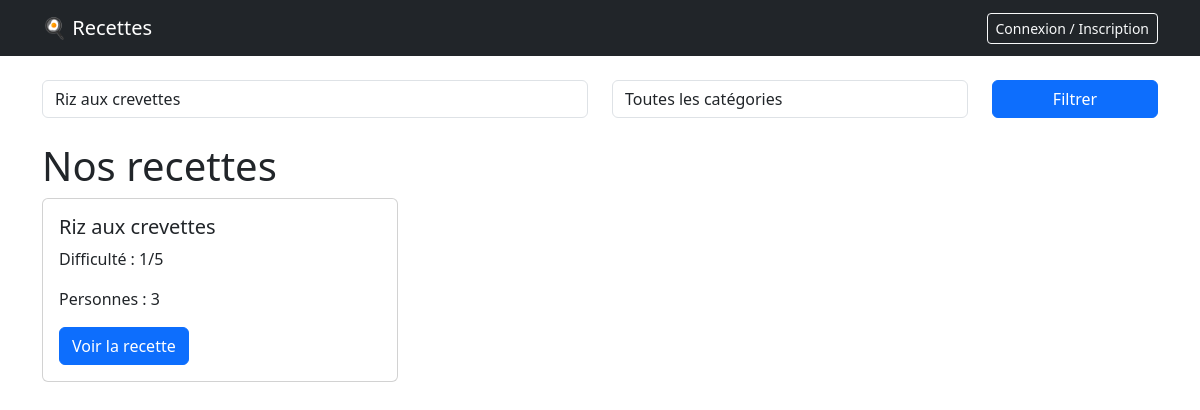
The page /projet/liste.php?recherche=Riz aux crevettes on the database its author committed.
### tables this page shows
CREATE TABLE Recette
(
    r_id INTEGER PRIMARY KEY AUTO_INCREMENT,
    u_id INTEGER,
    c_id INTEGER,
    titre VARCHAR(128),
    descript TEXT,
    tps_prep INTEGER,
    tps_cuis INTEGER,
    nb_prsn INTEGER,
    diff INTEGER CHECK (diff BETWEEN 1 AND 5),

    FOREIGN KEY(u_id) REFERENCES Utilisateur(u_id),
    FOREIGN KEY(c_id) REFERENCES Categorie(c_id)
);

### projet/liste.php (the view, shortened to what this page needs)
<?php
    require_once 'includes/connexion.php';
    $sql = 'SELECT r_id, titre, diff, nb_prsn FROM Recette WHERE 1=1';
    $params = [];
    if (!empty($_GET['recherche']))
    {
        $sql .= ' AND titre LIKE ?';
        $params[] = '%' . $_GET['recherche'] . '%';
    }
    $stmt = $pdo->prepare($sql);
    $stmt->execute($params);
    $recettes = $stmt->fetchAll();
?>
<!DOCTYPE html>
<html lang="fr">
<head>
    <link rel="stylesheet" href="https://cdn.jsdelivr.net/npm/bootstrap@5.3.0/dist/css/bootstrap.min.css">
</head>
<body>
    <?php require_once 'includes/navbar.php'; ?>
<div class="container mt-4">
    <form method="GET" action="liste.php" class="row mb-4">
        <div class="col-md-6">
            <input type="text" name="recherche" class="form-control" placeholder="Rechercher une recette..." value="<?= htmlspecialchars($_GET['recherche'] ?? '') ?>">
        </div>
        <div class="col-md-4">
            <select name="categorie" class="form-control">
                <option value="">Toutes les catégories</option>
            </select>
        </div>
        <div class="col-md-2">
            <button type="submit" class="btn btn-primary w-100">Filtrer</button>
        </div>
    </form>
    <h1>Nos recettes</h1>
    <div class="row">
        <?php foreach ($recettes as $recette) : ?>
            <div class="col-md-4 mb-3">
                <div class="card">
                    <div class="card-body">
                        <h5 class="card-title"><?= htmlspecialchars($recette['titre']) ?></h5>
                        <p class="card-text">Difficulté : <?= $recette['diff'] ?>/5</p>
                        <p class="card-text">Personnes : <?= $recette['nb_prsn'] ?></p>
                        <a href="detail.php?id=<?= $recette['r_id'] ?>" class="btn btn-primary">Voir la recette</a>
                    </div>
                </div>
            </div>
        <?php endforeach; ?>
    </div>
</div>
</body>
</html>

### rows shown on the page
recette: titre "Riz aux crevettes", diff "1", nb_prsn "3"
